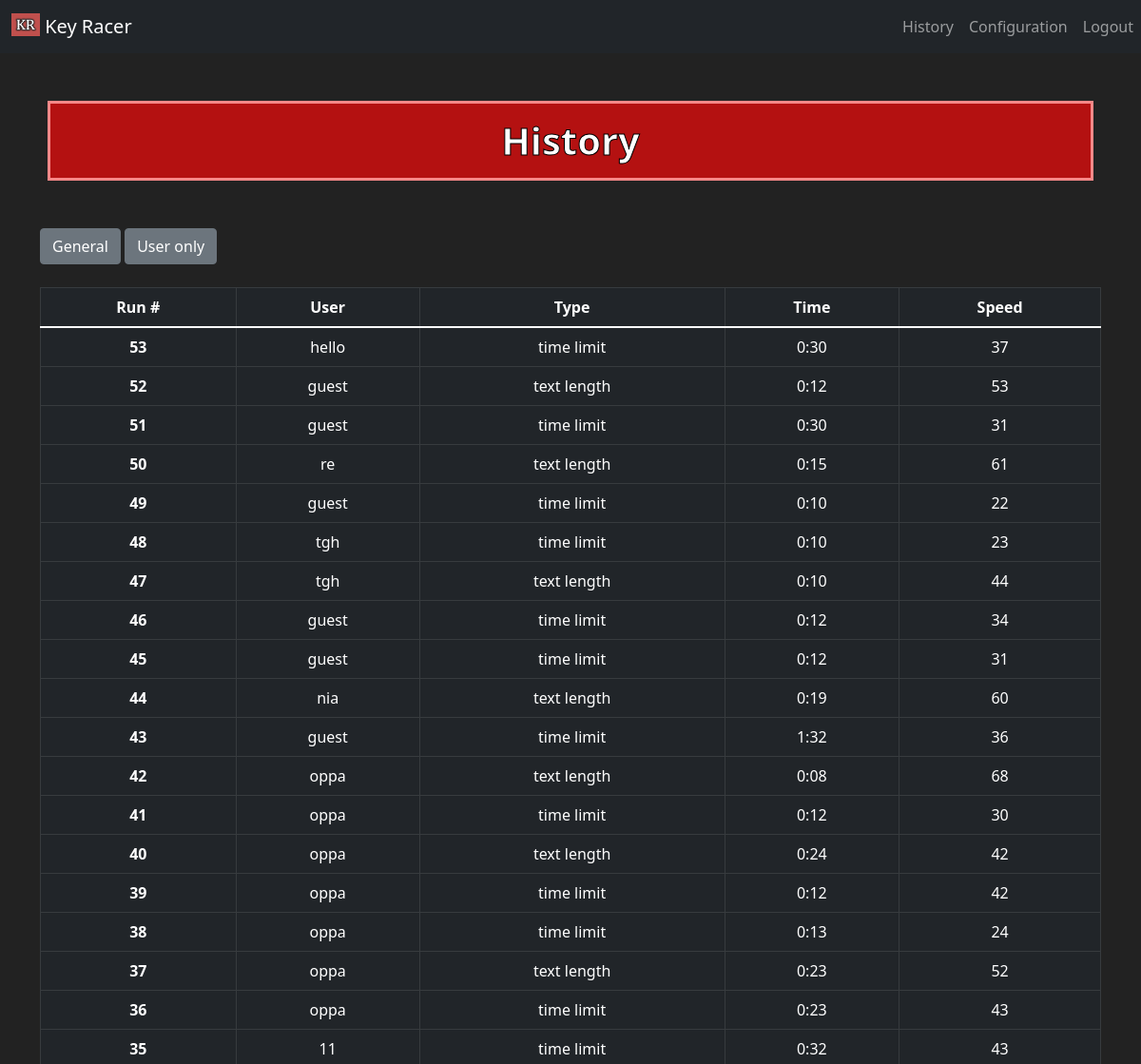
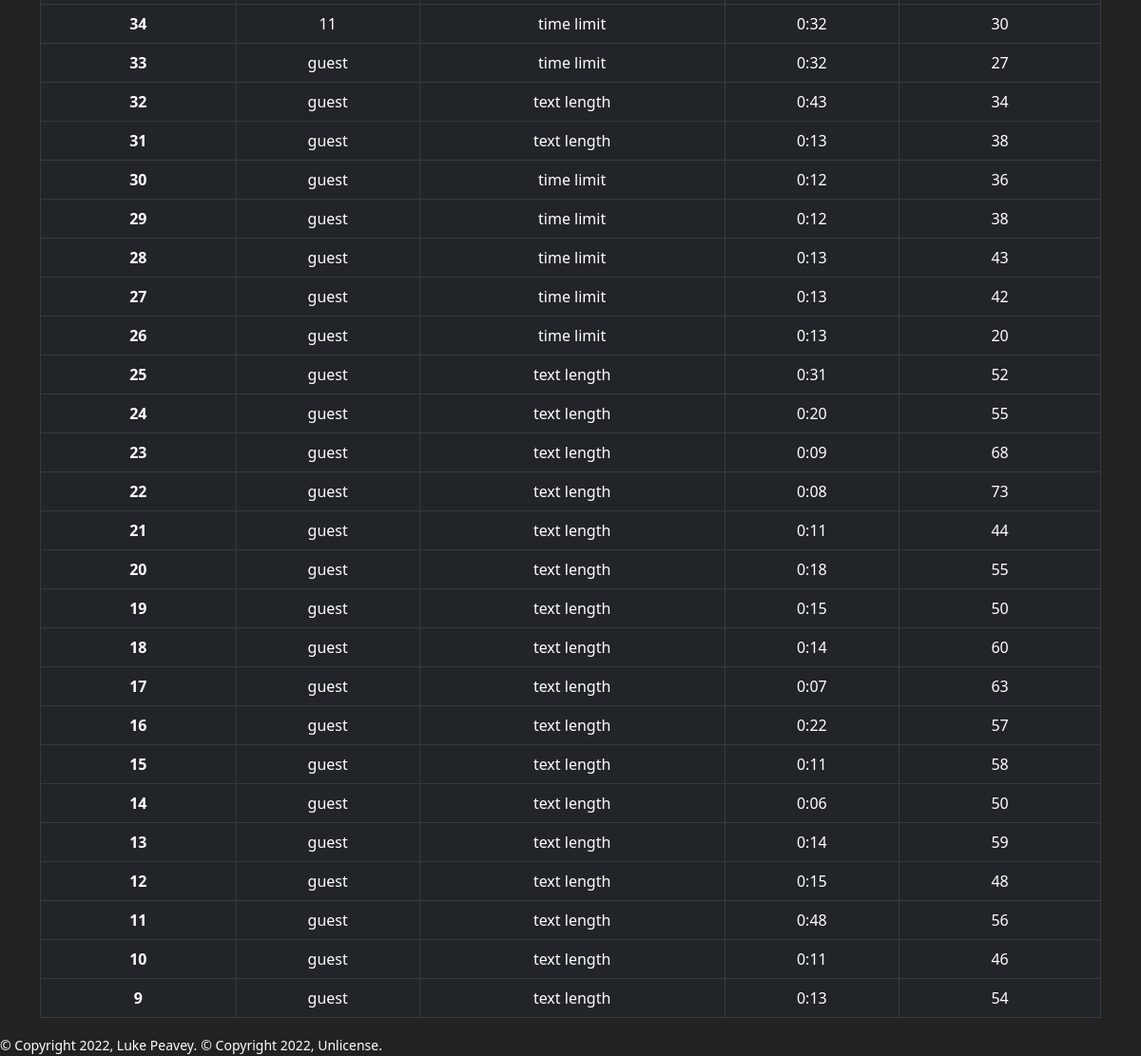
Screenshot of /history (signed in) with the database file from the repository (2 pictures, top to bottom).
### tables this page shows
CREATE TABLE runs (id INTEGER PRIMARY KEY AUTOINCREMENT NOT NULL, minutes INTEGER, seconds INTEGER, speed INTEGER, configuration TEXT NOT NULL, user TEXT);

### app.py (the view)
@app.route("/history", methods=["GET"])
def history():
    runs = []
    user = ""
    username = ""
    with sqlite3.connect('typer.db') as con:
        cur = con.cursor()
        if 'user_id' in session:
            usernames = cur.execute('SELECT username FROM users WHERE id = ?', (session['user_id'], ))
            for usernam in usernames:
                username = usernam[0]
            user = "user"
        else:
            user = "guest"
        runs = cur.execute('SELECT * FROM runs')
        con.commit()
        return render_template("history.html", user=user, runs=runs, username=username)

### templates/history.html (shortened to what this page needs)
{% extends "layout.html" %}
{% block content %}
    <h1>History</h1>
    <div class="container">
        <div class="row justify-content-start">
            <div class="col-4">
                {% if user == "user" %}
                    <button class="btn btn-secondary" id="general" onclick="generalButton()">General</button>
                    <button class="btn btn-secondary" id="user" onclick="userButton()">User only</button>
                {% endif %}
            </div>
            <div class="col-4">
            </div>
        </div>
    </div>
    <br>
    <div class="container">
        <div class="col align-self-center">
            <table class="text-center table table-dark table-hover talbe-striped table-bordered" id="original">
                <thead>
                    <th scope="col">Run #</th>
                    <th scope="col">User</th>
                    <th scope="col">Type</th>
                    <th scope="col">Time</th>
                    <th scope="col">Speed</th>
                </thead>
                <tbody id="story" class="table-group-divider">
                    {% for run in runs | reverse %}
                        <tr id="run{{ run[0] }}">
                            <th scope="row">{{ run[0] }}</th>
                            <td>{{ run[5] }}</td>
                            <td>{{ run[4] }}</td>
                            {% if run[2] < 10 %}
                            <td>{{ run[1] }}:0{{ run[2] }}</td>
                            {% else %}
                            <td>{{ run[1] }}:{{ run[2] }}</td>
                            {% endif %}
                            <td>{{ run[3] }}</td>
                        </tr>
                    {% endfor %}
                </tbody>
            </table>
        </div>
    </div>
{% endblock %}

### static/styles.css (style rules this page uses)
h1 { color: white; -webkit-text-stroke-width: 1px; -webkit-text-stroke-color: black; text-align: center; border: 3px solid rgb(248, 136, 136); background-color: rgb(180, 17, 17); margin-top: 30px; margin: 50px; padding: 15px; font-weight: bold; }

### rows the page displays
runs: id "53", user "hello", configuration "time limit", minutes "0", seconds "30", speed "37"
runs: id "52", user "guest", configuration "text length", minutes "0", seconds "12", speed "53"
runs: id "51", user "guest", configuration "time limit", minutes "0", seconds "30", speed "31"
runs: id "50", user "re", configuration "text length", minutes "0", seconds "15", speed "61"
runs: id "49", user "guest", configuration "time limit", minutes "0", seconds "10", speed "22"
runs: id "48", user "tgh", configuration "time limit", minutes "0", seconds "10", speed "23"
runs: id "47", user "tgh", configuration "text length", minutes "0", seconds "10", speed "44"
runs: id "46", user "guest", configuration "time limit", minutes "0", seconds "12", speed "34"
runs: id "45", user "guest", configuration "time limit", minutes "0", seconds "12", speed "31"
runs: id "44", user "nia", configuration "text length", minutes "0", seconds "19", speed "60"
runs: id "43", user "guest", configuration "time limit", minutes "1", seconds "32", speed "36"
runs: id "42", user "oppa", configuration "text length", minutes "0", seconds "8", speed "68"
runs: id "41", user "oppa", configuration "time limit", minutes "0", seconds "12", speed "30"
runs: id "40", user "oppa", configuration "text length", minutes "0", seconds "24", speed "42"
runs: id "39", user "oppa", configuration "time limit", minutes "0", seconds "12", speed "42"
runs: id "38", user "oppa", configuration "time limit", minutes "0", seconds "13", speed "24"
runs: id "37", user "oppa", configuration "text length", minutes "0", seconds "23", speed "52"
runs: id "36", user "oppa", configuration "time limit", minutes "0", seconds "23", speed "43"
runs: id "35", user "11", configuration "time limit", minutes "0", seconds "32", speed "43"
runs: id "34", user "11", configuration "time limit", minutes "0", seconds "32", speed "30"
runs: id "33", user "guest", configuration "time limit", minutes "0", seconds "32", speed "27"
runs: id "32", user "guest", configuration "text length", minutes "0", seconds "43", speed "34"
runs: id "31", user "guest", configuration "text length", minutes "0", seconds "13", speed "38"
runs: id "30", user "guest", configuration "time limit", minutes "0", seconds "12", speed "36"
runs: id "29", user "guest", configuration "time limit", minutes "0", seconds "12", speed "38"
runs: id "28", user "guest", configuration "time limit", minutes "0", seconds "13", speed "43"
runs: id "27", user "guest", configuration "time limit", minutes "0", seconds "13", speed "42"
runs: id "26", user "guest", configuration "time limit", minutes "0", seconds "13", speed "20"
runs: id "25", user "guest", configuration "text length", minutes "0", seconds "31", speed "52"
runs: id "24", user "guest", configuration "text length", minutes "0", seconds "20", speed "55"
runs: id "23", user "guest", configuration "text length", minutes "0", seconds "9", speed "68"
runs: id "22", user "guest", configuration "text length", minutes "0", seconds "8", speed "73"
runs: id "21", user "guest", configuration "text length", minutes "0", seconds "11", speed "44"
runs: id "20", user "guest", configuration "text length", minutes "0", seconds "18", speed "55"
runs: id "19", user "guest", configuration "text length", minutes "0", seconds "15", speed "50"
runs: id "18", user "guest", configuration "text length", minutes "0", seconds "14", speed "60"
runs: id "17", user "guest", configuration "text length", minutes "0", seconds "7", speed "63"
runs: id "16", user "guest", configuration "text length", minutes "0", seconds "22", speed "57"
runs: id "15", user "guest", configuration "text length", minutes "0", seconds "11", speed "58"
runs: id "14", user "guest", configuration "text length", minutes "0", seconds "6", speed "50"
runs: id "13", user "guest", configuration "text length", minutes "0", seconds "14", speed "59"
runs: id "12", user "guest", configuration "text length", minutes "0", seconds "15", speed "48"
runs: id "11", user "guest", configuration "text length", minutes "0", seconds "48", speed "56"
runs: id "10", user "guest", configuration "text length", minutes "0", seconds "11", speed "46"
runs: id "9", user "guest", configuration "text length", minutes "0", seconds "13", speed "54"
